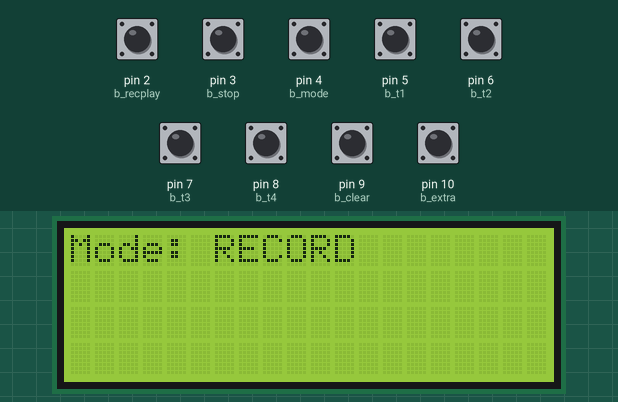
This sketch was run on a simulated Arduino Leonardo, built with avr-gcc and run on an emulated ATmega32U4. Shown: 20×4 character LCD. The inputs (shaded band) are chosen by the test bench; at power-on: pin 2 (b_recplay), pin 3 (b_stop), pin 4 (b_mode), pin 5 (b_t1), pin 6 (b_t2), pin 7 (b_t3), pin 8 (b_t4), pin 9 (b_clear), pin 10 (b_extra) HIGH. USB keyboard and mouse output is not drawn; what the sketch prints to the serial monitor is not drawn.

Above: at 1.8 s.
1.9 s: pin 4 (b_mode) pulled LOW for 0.15 s
At 3.1 s:
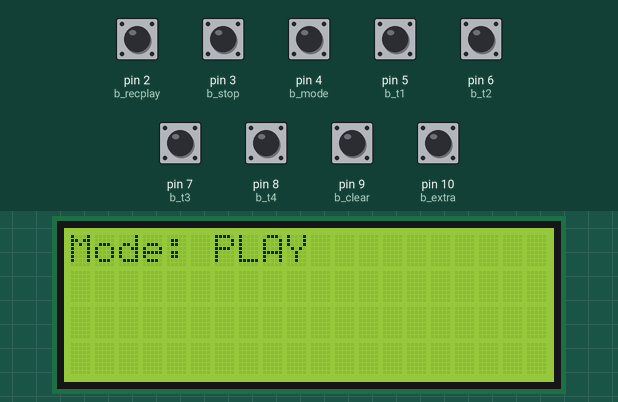
3.5 s: pin 4 (b_mode) pulled LOW for 1 s
At 5.2 s:
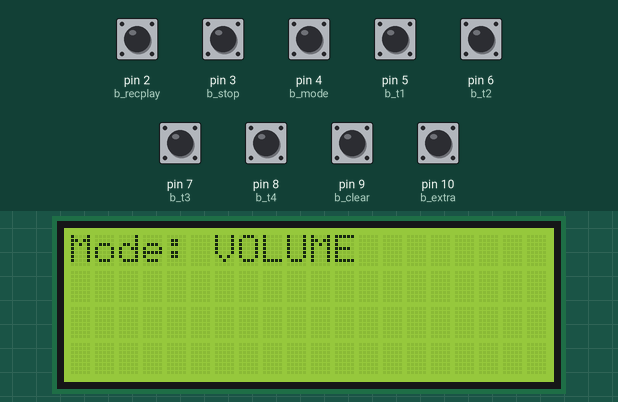
Timing chart, 0 to 6.7 s (numbered marks = the images above; inputs shaded):
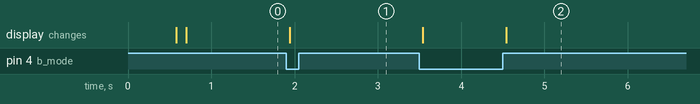

The sketch:

PedalControl.ino
```cpp
#include <Keyboard.h>
#include <Wire.h>
#include <LiquidCrystal_I2C.h>

#define REC  0
#define PLAY 1
#define VOL  2
#define T_LONGPRESS 1000

/*  > PEDAL SWITCH LAYOUT
    **********************************************************************************************
    *                                          ||    CLEAR    ||    EXTRA    ||                  *
    *---------------------------------------------------------------------------------------------
    *                                          ||             ||             ||                  *
    **********************************************************************************************
    *    REC/PLAY    ||    STOP    ||    MODE    ||    T1    ||    T2    ||    T3    ||    T4    *
    *--------------------------------------------------------------------------------------------*
    *     rb;L0      ||   yo;L1    ||   pg;L2    ||  gb;L3   ||   bw;L4  ||          ||          *
    **********************************************************************************************

    > LED CONTROL
    Through the Serial RX/TX port, a character is sent to the LED controller following the correspondance:
    -Entering PLAY mode  --> p
    -Entering VOL mode   --> v
    -Entering REC mode   --> r
    -Selecting T1 --> 1
    -Selecting T2 --> 2
    -Selecting T3 --> 3
    -Selecting T4 --> 4 */

//DIGITAL PINS
#define b_recplay               2        // RecPlay digital pin
#define b_stop                  3        // Stop digital pin
#define b_mode                  4        // Mode digital pin
#define b_t1                    5        // Track1 digital pin
#define b_t2                    6        // Track2 digital pin
#define b_t3                    7        // Track3 digital pin
#define b_t4                    8        // Track4 digital pin
#define b_clear                 9        // Clear digital pin
#define b_extra                 10       // Extra digital pin

//KEYBINDINGS TO MOBIUS SCRIPTS
#define k_recplay_REC           'q'      // Recplay pressed in REC
#define k_recplay_PLAY          'w'      // Recplay pressed in PLAY

#define k_stop_REC              'm'      // Stop pressed in REC
#define k_stop_PLAY             'y'      // Stop pressed in PLAY

#define k_mode_REC              'p'      // Sets mode to PLAY
#define k_mode_PLAY             'r'      // Sets mode to REC
#define k_mode_VOL              'v'      // Sets mode to VOL

#define k_t1_REC                '1'      // Track1 pressed in REC
#define k_t2_REC                '2'      // Track2 pressed in REC
#define k_t3_REC                '3'      // Track3 pressed in REC
#define k_t4_REC                '4'      // Track4 pressed in REC

#define k_t1_PLAY               'a'      // Track1 pressed in PLAY
#define k_t2_PLAY               'b'      // Track2 pressed in PLAY
#define k_t3_PLAY               'c'      // Track3 pressed in PLAY
#define k_t4_PLAY               'd'      // Track4 pressed in PLAY

#define k_t1_VOL                'o'      // Track1 pressed in VOL
#define k_t2_VOL                'n'      // Track2 pressed in VOL
#define k_t3_VOL                'u'      // Track3 pressed in VOL

#define k_clear_GLOBAL          'c'      // Clear GLOBAL
#define k_extra_GLOBAL          'x'      // Reset all GLOBAL
#define k_globalreset_GLOBAL    'g'      // Globl reset COMBINATION

//SERIAL CODING FOR LED COMMUNICATION
#define REC_SERIAL_CODE         "r"
#define PLAY_SERIAL_CODE        "p"
#define VOL_SERIAL_CODE         "v"
#define RESET_SERIAL_CODE       "g"
#define T1_SERIAL_CODE          "1"
#define T2_SERIAL_CODE          "2"
#define T3_SERIAL_CODE          "3"
#define T4_SERIAL_CODE          "4"

//BUTTON STATE CONTROL VARIABLES
unsigned int last_recplay, this_recplay;
unsigned int last_stop, this_stop;
unsigned int last_mode, this_mode;
unsigned int last_t1, this_t1;
unsigned int last_t2, this_t2;
unsigned int last_t3, this_t3;
unsigned int last_t4, this_t4;
unsigned int last_clear, this_clear;
unsigned int last_extra, this_extra;
//BUTTON STATE TIMING VARIABLES (For longpress buttons only)
unsigned int startT_stop, stopT_stop;
unsigned int startT_mode, stopT_mode;

//MOBIUS MODE
unsigned int mode; //0 = REC; 1 = PLAY; 2 = VOL
char current_track; //Currently selected track [for LED management]
int recpresses; //Number of recording presses since reset (REC or Tracks)
unsigned int startT_loop=0; //Loop start moment and length [in millis()]
unsigned int loop_duration=0;

// LCD Update
LiquidCrystal_I2C lcd(0x27, 20, 4);

void updateProgressBar(unsigned long count, unsigned long totalCount, int lineToPrintOn) {
    double factor = totalCount/80.0;
    int percent = (count+1)/factor;
    int number = percent/5;
    int remainder = percent%5;
    if(number > 0) {
       lcd.setCursor(number-1,lineToPrintOn);
       lcd.write(5);
    }
    lcd.setCursor(number,lineToPrintOn);
    lcd.write(remainder);
 }

void update_lcd() {
  lcd.home(); lcd.print("Mode: ");
  switch(mode) {
    case REC:  lcd.print("RECORD  "); break;
    case PLAY: lcd.print("PLAY    "); break;
    case VOL:  lcd.print("VOLUME  "); break;
  }
  if (millis()-startT_loop == loop_duration) startT_loop = millis();
  updateProgressBar(millis()-startT_loop,loop_duration,3);
  updateProgressBar(millis()-startT_loop,loop_duration,4);
}

void send_command(char key_command) {
  Keyboard.press(key_command);
  Keyboard.release(key_command);
}

void global_reset() {
  mode = REC;
  recpresses = 0;
  current_track = T1_SERIAL_CODE;
  // Serial.print(RESET_SERIAL_CODE);
  // Serial.print(REC_SERIAL_CODE); delay(100); Serial.print(current_track);
  lcd.clear();
  lcd.setCursor(2,1); lcd.print("RESETTING...");
  last_recplay = LOW;
  last_stop = LOW;
  last_mode = LOW;
  last_t1 = LOW;
  last_t2 = LOW;
  last_t3 = LOW;
  last_t4 = LOW;
  last_clear = LOW;
  last_extra = LOW;
  //Global reset command sent to Mobius
  send_command(k_globalreset_GLOBAL);
  delay(100);
  lcd.clear();
  //Default MODE set to REC
  send_command(k_mode_PLAY);
}

//BUTTON PRESSED EVENTS
void recplay_pressed() {
  if (mode == PLAY) {
    send_command(k_recplay_PLAY);
  }else{
    send_command(k_recplay_REC);
    if (recpresses == 0) {
      startT_loop = millis();
      recpresses++;
    }else if (recpresses == 1) {
      loop_duration = millis()-startT_loop;
      recpresses++;
    }
  }
}

void stop_shortpressed() {
  if (mode == PLAY) {
    send_command(k_stop_PLAY);
  }else{
    send_command(k_stop_REC);
  }
}

void mode_shortpressed() {
  if (mode == PLAY) {
    send_command(k_mode_PLAY);
    mode = REC;
    Serial.print(REC_SERIAL_CODE);
  }else{
    send_command(k_mode_REC);
    mode = PLAY;
    Serial.print(PLAY_SERIAL_CODE);
  }
}

void t1_pressed() {
  if (mode == PLAY) {
    send_command(k_t1_PLAY);
  }else if (mode == REC) {
    send_command(k_t1_REC);
    if (recpresses == 0) {
      startT_loop = millis();
      recpresses++;
    }else if (recpresses == 1) {
      loop_duration = millis()-startT_loop;
      recpresses++;
    }
  }else{
    send_command(k_t1_VOL);
  }
  current_track = T1_SERIAL_CODE;
  Serial.print(current_track);
}

void t2_pressed() {
  if (mode == PLAY) {
    send_command(k_t2_PLAY);
  }else if (mode == REC) {
    send_command(k_t2_REC);
    if (recpresses == 0) {
      startT_loop = millis();
      recpresses++;
    }else if (recpresses == 1) {
      loop_duration = millis()-startT_loop;
      recpresses++;
    }
  }else{
    send_command(k_t2_VOL);
  }
  current_track = T2_SERIAL_CODE;
  Serial.print(current_track);
  delay(1000);
}

void t3_pressed() {
  if (mode == PLAY) {
    send_command(k_t3_PLAY);
  }else if (mode == REC) {
    send_command(k_t3_REC);
    if (recpresses == 0) {
      startT_loop = millis();
      recpresses++;
    }else if (recpresses == 1) {
      loop_duration = millis()-startT_loop;
      recpresses++;
    }
  }else{
    send_command(k_t3_VOL);
  }
  current_track = T3_SERIAL_CODE;
  Serial.print(current_track);
}

void t4_pressed() {
  if (mode == PLAY) {
    send_command(k_t4_PLAY);
  }else{
    send_command(k_t4_REC);
    if (recpresses == 0) {
      startT_loop = millis();
      recpresses++;
    }else if (recpresses == 1) {
      loop_duration = millis()-startT_loop;
      recpresses++;
    }
  }
  current_track = T4_SERIAL_CODE;
  Serial.print(current_track);
}

void clear_pressed() {
  send_command(k_clear_GLOBAL);
}

void extra_pressed() {
  send_command(k_extra_GLOBAL);
}

void stop_longpressed() {
  send_command(k_globalreset_GLOBAL);
}

void mode_longpressed() {
  if (mode != VOL) {
    mode = VOL;
    send_command(k_mode_VOL);
    Serial.print(VOL_SERIAL_CODE);
  }
  else mode = REC;
  Serial.print(REC_SERIAL_CODE);
}

void setup() {
  pinMode(b_recplay, INPUT_PULLUP);
  pinMode(b_stop, INPUT_PULLUP);
  pinMode(b_mode, INPUT_PULLUP);
  pinMode(b_t1, INPUT_PULLUP);
  pinMode(b_t2, INPUT_PULLUP);
  pinMode(b_t3, INPUT_PULLUP);
  pinMode(b_t4, INPUT_PULLUP);
  pinMode(b_clear, INPUT_PULLUP);
  pinMode(b_extra, INPUT_PULLUP);
  Serial.begin(9600);
  delay(500);
  Keyboard.begin();
  lcd.init(); lcd.backlight();
  global_reset();
}

void loop() {
  //RecPlay switch detection
  this_recplay = digitalRead(b_recplay);
  if (this_recplay == LOW && last_recplay == HIGH) {
    recplay_pressed();
  }
  last_recplay = this_recplay;

  //Stop switch detection - SHORT PRESS
  this_stop = digitalRead(b_stop);
  if (this_stop == LOW && last_stop == HIGH) {
    stop_shortpressed();
    startT_stop = millis();
  }
  //Stop switch detection - LONG PRESS
  if (this_stop == HIGH && last_stop == LOW) {
    stopT_stop = millis();
    if (stopT_stop-startT_stop>=T_LONGPRESS) {
      stop_longpressed();
    }
  }
  last_stop = this_stop;

  //Mode switch detection - SHORT PRESS
  this_mode = digitalRead(b_mode);
  if (this_mode == LOW && last_mode == HIGH) {
    mode_shortpressed();
    startT_mode = millis();
  }
  //Mode switch detection - LONG PRESS
  if (this_mode == HIGH && last_mode == LOW) {
    stopT_mode = millis();
    if (stopT_mode-startT_mode>=T_LONGPRESS) {
      mode_longpressed();
    }
  }
  last_mode = this_mode;

  //Track 1 switch detection
  this_t1 = digitalRead(b_t1);
  if (this_t1 == LOW && last_t1 == HIGH) {
    t1_pressed();
  }
  last_t1 = this_t1;

  //Track 2 switch detection
  this_t2 = digitalRead(b_t2);
  if (this_t2 == LOW && last_t2 == HIGH) {
    t2_pressed();
  }
  last_t2 = this_t2;

  //Track 3 switch detection
  this_t3 = digitalRead(b_t3);
  if (this_t3 == LOW && last_t3 == HIGH) {
    t3_pressed();
  }
  last_t3 = this_t3;

  //Track 4 switch detection
  this_t4 = digitalRead(b_t4);
  if (this_t4 == LOW && last_t4 == HIGH) {
    t4_pressed();
  }
  last_t4 = this_t4;

  //Clear switch detection
  this_clear = digitalRead(b_clear);
  if (this_clear == LOW && last_clear == HIGH) {
    clear_pressed();
  }
  last_clear = this_clear;

  //Extra switch detection
  this_extra = digitalRead(b_extra);
  if (this_extra == LOW && last_extra == HIGH) {
    extra_pressed();
  }
  last_extra = this_extra;

  update_lcd();
  delay(10);
}
```

Measured:
- after the input at 1.9 s, the display: changes at once (image 1)
- after the input at 3.5 s, the display: first changes at once (image 2 shows a later state)
